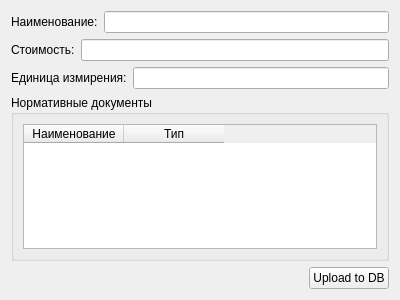
<?xml version="1.0" encoding="UTF-8"?>
<ui version="4.0">
 <class>Form</class>
 <widget class="QWidget" name="Form">
  <property name="geometry">
   <rect>
    <x>0</x>
    <y>0</y>
    <width>400</width>
    <height>300</height>
   </rect>
  </property>
  <property name="windowTitle">
   <string>Form</string>
  </property>
  <layout class="QVBoxLayout" name="verticalLayout_2">
   <item>
    <layout class="QVBoxLayout" name="verticalLayout">
     <item>
      <layout class="QHBoxLayout" name="horizontalLayout">
       <item>
        <widget class="QLabel" name="label">
         <property name="text">
          <string>Наименование:</string>
         </property>
        </widget>
       </item>
       <item>
        <widget class="QLineEdit" name="DocumentNameLine"/>
       </item>
      </layout>
     </item>
     <item>
      <layout class="QHBoxLayout" name="horizontalLayout_3">
       <item>
        <widget class="QLabel" name="label_2">
         <property name="text">
          <string>Стоимость:</string>
         </property>
        </widget>
       </item>
       <item>
        <widget class="QLineEdit" name="DocumentSumLine"/>
       </item>
      </layout>
     </item>
     <item>
      <layout class="QHBoxLayout" name="horizontalLayout_2">
       <item>
        <widget class="QLabel" name="label_3">
         <property name="text">
          <string>Единица измирения:</string>
         </property>
        </widget>
       </item>
       <item>
        <widget class="QLineEdit" name="UnitNameLine"/>
       </item>
      </layout>
     </item>
     <item>
      <widget class="QGroupBox" name="groupBox">
       <property name="title">
        <string>Нормативные документы</string>
       </property>
       <layout class="QVBoxLayout" name="verticalLayout_4">
        <item>
         <layout class="QVBoxLayout" name="verticalLayout_3">
          <item>
           <widget class="QTableWidget" name="DocumentTableWidget">
            <property name="selectionBehavior">
             <enum>QAbstractItemView::SelectRows</enum>
            </property>
            <column>
             <property name="text">
              <string>Наименование</string>
             </property>
            </column>
            <column>
             <property name="text">
              <string>Тип</string>
             </property>
            </column>
           </widget>
          </item>
         </layout>
        </item>
       </layout>
      </widget>
     </item>
     <item>
      <layout class="QHBoxLayout" name="horizontalLayout_5">
       <item>
        <spacer name="horizontalSpacer">
         <property name="orientation">
          <enum>Qt::Horizontal</enum>
         </property>
         <property name="sizeHint" stdset="0">
          <size>
           <width>40</width>
           <height>20</height>
          </size>
         </property>
        </spacer>
       </item>
       <item>
        <widget class="QPushButton" name="UploadToDBButton">
         <property name="text">
          <string>Upload to DB</string>
         </property>
        </widget>
       </item>
      </layout>
     </item>
    </layout>
   </item>
  </layout>
 </widget>
 <resources/>
 <connections/>
</ui>
